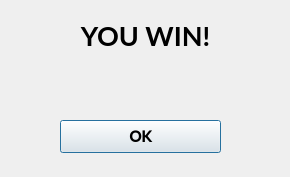
<?xml version="1.0" encoding="UTF-8"?>
<ui version="4.0">
 <class>gameover</class>
 <widget class="QDialog" name="gameover">
  <property name="geometry">
   <rect>
    <x>0</x>
    <y>0</y>
    <width>290</width>
    <height>177</height>
   </rect>
  </property>
  <property name="windowTitle">
   <string>Dialog</string>
  </property>
  <widget class="QLabel" name="labelGameover">
   <property name="geometry">
    <rect>
     <x>20</x>
     <y>20</y>
     <width>251</width>
     <height>31</height>
    </rect>
   </property>
   <property name="font">
    <font>
     <family>Lato</family>
     <pointsize>20</pointsize>
     <weight>75</weight>
     <bold>true</bold>
    </font>
   </property>
   <property name="text">
    <string>YOU WIN!</string>
   </property>
   <property name="alignment">
    <set>Qt::AlignCenter</set>
   </property>
  </widget>
  <widget class="QPushButton" name="buttonOK">
   <property name="geometry">
    <rect>
     <x>60</x>
     <y>120</y>
     <width>161</width>
     <height>33</height>
    </rect>
   </property>
   <property name="font">
    <font>
     <family>Lato Semibold</family>
     <pointsize>11</pointsize>
     <weight>75</weight>
     <bold>true</bold>
    </font>
   </property>
   <property name="text">
    <string>OK</string>
   </property>
  </widget>
  <widget class="QLabel" name="labelWinner">
   <property name="geometry">
    <rect>
     <x>50</x>
     <y>60</y>
     <width>191</width>
     <height>20</height>
    </rect>
   </property>
   <property name="font">
    <font>
     <family>Lato</family>
     <pointsize>11</pointsize>
    </font>
   </property>
   <property name="text">
    <string/>
   </property>
   <property name="alignment">
    <set>Qt::AlignCenter</set>
   </property>
  </widget>
 </widget>
 <resources/>
 <connections/>
</ui>
